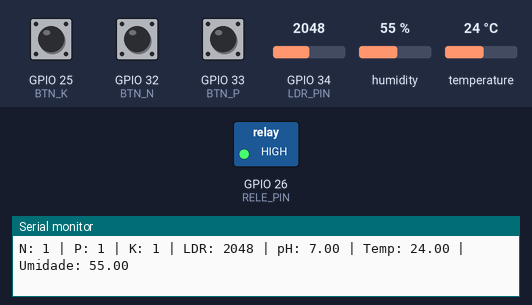
Simulated run of this sketch. Board: ESP32. Parts: switched loads named in the sketch (green lamp = pin HIGH), the last lines printed to the serial monitor. The inputs (shaded band) are chosen by the test bench; at power-on: temperature 24 °C, GPIO 25 (BTN_K) HIGH, GPIO 32 (BTN_N) HIGH, GPIO 33 (BTN_P) HIGH, GPIO 34 (LDR_PIN) = 2048, humidity 55 %.

Above: at 1.8 s.
1.9 s: temperature set to 29.3 °C
3.4 s: temperature set to 30.8 °C
At 4.3 s:
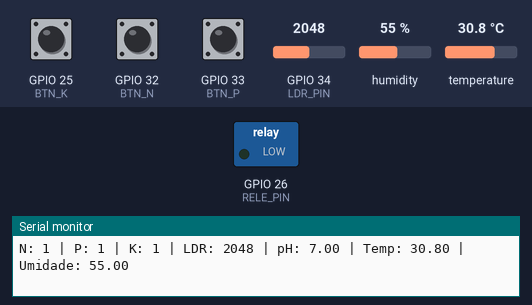
5.5 s: temperature set to 12 °C
At 7.2 s:
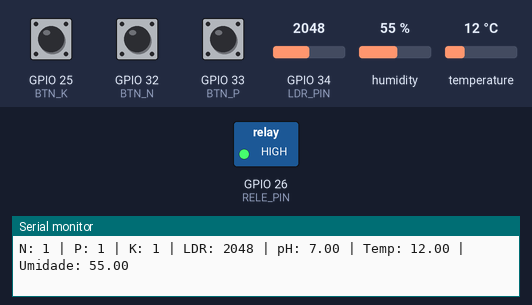
7.5 s: temperature set to 33 °C
At 9.1 s:
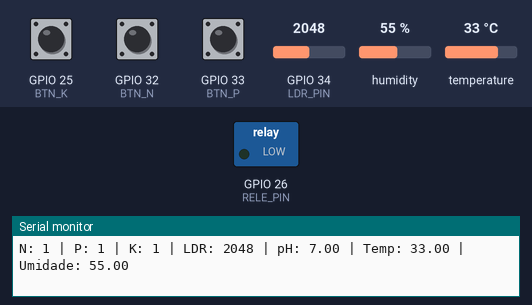
Timing chart, 0 to 10.5 s (numbered marks = the images above; inputs shaded):
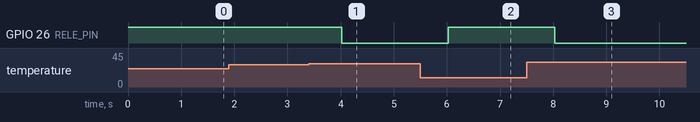

Measured:
- the behaviour switches between 30 and 30.1 °C on temperature (found by bisection; images 0 and 1)
- after the input at 3.4 s, GPIO 26 (RELE_PIN): HIGH → LOW after 0.62 s
- after the input at 5.5 s, GPIO 26 (RELE_PIN): LOW → HIGH after 0.53 s
- after the input at 7.5 s, GPIO 26 (RELE_PIN): HIGH → LOW after 0.53 s

The sketch:

main.ino
```cpp
#include "DHT.h"

// ---------------- BOTÕES (NPK) ----------------
#define BTN_N 32   // Nitrogênio
#define BTN_P 33   // Fósforo
#define BTN_K 25   // Potássio

// ---------------- LDR (pH SIMULADO) ----------------
#define LDR_PIN 34

// ---------------- DHT22 ----------------
#define DHTPIN 27
#define DHTTYPE DHT22

DHT dht(DHTPIN, DHTTYPE);

// ---------------- RELÉ ----------------
#define RELE_PIN 26  // pode ajustar se usou outro pino

void setup() {
  Serial.begin(115200);

  // Botões
  pinMode(BTN_N, INPUT_PULLUP);
  pinMode(BTN_P, INPUT_PULLUP);
  pinMode(BTN_K, INPUT_PULLUP);

  // Relé
  pinMode(RELE_PIN, OUTPUT);
  digitalWrite(RELE_PIN, HIGH); // desligado (relé geralmente é invertido)

  // DHT
  dht.begin();
}

void loop() {

  // -------- LEITURA DOS BOTÕES --------
  int estadoN = digitalRead(BTN_N);
  int estadoP = digitalRead(BTN_P);
  int estadoK = digitalRead(BTN_K);

  // -------- LEITURA DO LDR --------
  int valorLDR = analogRead(LDR_PIN);

  // Conversão para pH (0 a 14)
  float ph = (valorLDR / 4095.0) * 14.0;

  // -------- LEITURA DHT22 --------
  float umidade = dht.readHumidity();
  float temperatura = dht.readTemperature();

  // Verifica erro
  if (isnan(umidade) || isnan(temperatura)) {
    Serial.println("Erro ao ler DHT22!");
    return;
  }

  // -------- LÓGICA DO RELÉ --------
  // Exemplo: liga se pH baixo OU temperatura alta
  if (ph < 5.5 || temperatura > 30) {
    digitalWrite(RELE_PIN, LOW);  // liga relé
  } else {
    digitalWrite(RELE_PIN, HIGH); // desliga relé
  }

  // -------- PRINT COMPLETO --------
  Serial.print("N: ");
  Serial.print(estadoN);

  Serial.print(" | P: ");
  Serial.print(estadoP);

  Serial.print(" | K: ");
  Serial.print(estadoK);

  Serial.print(" | LDR: ");
  Serial.print(valorLDR);

  Serial.print(" | pH: ");
  Serial.print(ph);

  Serial.print(" | Temp: ");
  Serial.print(temperatura);

  Serial.print(" | Umidade: ");
  Serial.print(umidade);

  Serial.println();

  delay(1000);
}
```
